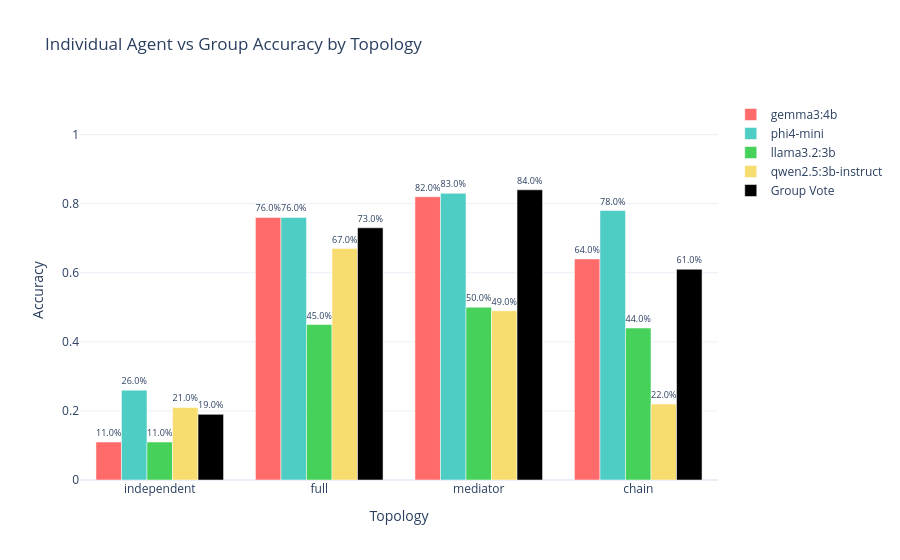

Notebook code cell kept with this figure:
### Markdown cell above
#### Individual Agent Accuracy vs Group Accuracy

Does (majority) voting actually help? Comparing individual agent accuracy to the group's majority-vote accuracy.

### Code cell
# All rows with max round per group (one per agent)
last_round = df.loc[df["round"] == df.groupby(["topology", "question_idx"])["round"].transform("max")]

# Individual agent accuracy
individual_acc = (
    last_round.assign(correct=lambda d: d["answer"] == d["expected_answer"])
    .groupby(["topology", "agent_id"])["correct"].mean()
    .reset_index(name="accuracy")
)
individual_acc["agent_id"] = individual_acc["agent_id"].map(AGENT_NAME_MAP)

# Group accuracy
group_acc = (
    q_level.groupby("topology")["correct"].mean()
    .reset_index(name="accuracy")
    .assign(agent_id="Group Vote")
)

# Combining individual and group accuracy
combined = pd.concat([individual_acc, group_acc], ignore_index=True)
agent_color_map = {**AGENT_COLORS, "Group Vote": "#000000"}


fig = px.bar(
    combined, x="topology", y="accuracy",
    color="agent_id", barmode="group",
    title="Individual Agent vs Group Accuracy by Topology",
    labels={"accuracy": "Accuracy", "topology": "Topology", "agent_id": ""},
    text=combined["accuracy"].map("{:.1%}".format),
    category_orders={"topology": ["independent", "full", "mediator", "chain"]},
    color_discrete_map=agent_color_map
)

fig.update_traces(textposition="outside")
fig.update_layout(yaxis_range=[0, 1.1])

fig.show()
fig.write_image("figures/individual_vs_group_accuracy.png", scale=3, width=1500)

### Figure 1 — Plotly figure (JSON) as saved in the notebook; plotly's stock layout.template omitted (floating-point values rounded to 4 significant figures)
{"data": [{"alignmentgroup": "True", "hovertemplate": "=gemma3:4b<br>Topology=%{x}<br>Accuracy=%{y}<br>text=%{text}<extra></extra>", "legendgroup": "gemma3:4b", "marker": {"color": "#FF6B6B", "pattern": {"shape": ""}}, "name": "gemma3:4b", "offsetgroup": "gemma3:4b", "orientation": "v", "showlegend": true, "text": ["64.0%", "76.0%", "11.0%", "82.0%"], "textposition": "outside", "type": "bar", "x": ["chain", "full", "independent", "mediator"], "xaxis": "x", "y": [0.64, 0.76, 0.11, 0.82], "yaxis": "y"}, {"alignmentgroup": "True", "hovertemplate": "=phi4-mini<br>Topology=%{x}<br>Accuracy=%{y}<br>text=%{text}<extra></extra>", "legendgroup": "phi4-mini", "marker": {"color": "#4ECDC4", "pattern": {"shape": ""}}, "name": "phi4-mini", "offsetgroup": "phi4-mini", "orientation": "v", "showlegend": true, "text": ["78.0%", "76.0%", "26.0%", "83.0%"], "textposition": "outside", "type": "bar", "x": ["chain", "full", "independent", "mediator"], "xaxis": "x", "y": [0.78, 0.76, 0.26, 0.83], "yaxis": "y"}, {"alignmentgroup": "True", "hovertemplate": "=llama3.2:3b<br>Topology=%{x}<br>Accuracy=%{y}<br>text=%{text}<extra></extra>", "legendgroup": "llama3.2:3b", "marker": {"color": "#45D15A", "pattern": {"shape": ""}}, "name": "llama3.2:3b", "offsetgroup": "llama3.2:3b", "orientation": "v", "showlegend": true, "text": ["44.0%", "45.0%", "11.0%", "50.0%"], "textposition": "outside", "type": "bar", "x": ["chain", "full", "independent", "mediator"], "xaxis": "x", "y": [0.44, 0.45, 0.11, 0.5], "yaxis": "y"}, {"alignmentgroup": "True", "hovertemplate": "=qwen2.5:3b-instruct<br>Topology=%{x}<br>Accuracy=%{y}<br>text=%{text}<extra></extra>", "legendgroup": "qwen2.5:3b-instruct", "marker": {"color": "#F7DC6F", "pattern": {"shape": ""}}, "name": "qwen2.5:3b-instruct", "offsetgroup": "qwen2.5:3b-instruct", "orientation": "v", "showlegend": true, "text": ["22.0%", "67.0%", "21.0%", "49.0%"], "textposition": "outside", "type": "bar", "x": ["chain", "full", "independent", "mediator"], "xaxis": "x", "y": [0.22, 0.67, 0.21, 0.49], "yaxis": "y"}, {"alignmentgroup": "True", "hovertemplate": "=Group Vote<br>Topology=%{x}<br>Accuracy=%{y}<br>text=%{text}<extra></extra>", "legendgroup": "Group Vote", "marker": {"color": "#000000", "pattern": {"shape": ""}}, "name": "Group Vote", "offsetgroup": "Group Vote", "orientation": "v", "showlegend": true, "text": ["61.0%", "73.0%", "19.0%", "84.0%"], "textposition": "outside", "type": "bar", "x": ["chain", "full", "independent", "mediator"], "xaxis": "x", "y": [0.61, 0.73, 0.19, 0.84], "yaxis": "y"}], "layout": {"barmode": "group", "legend": {"title": {"text": ""}, "tracegroupgap": 0}, "title": {"text": "Individual Agent vs Group Accuracy by Topology"}, "xaxis": {"anchor": "y", "categoryarray": ["independent", "full", "mediator", "chain"], "categoryorder": "array", "domain": [0, 1], "title": {"text": "Topology"}}, "yaxis": {"anchor": "x", "domain": [0, 1], "range": [0, 1.1], "title": {"text": "Accuracy"}}}}
